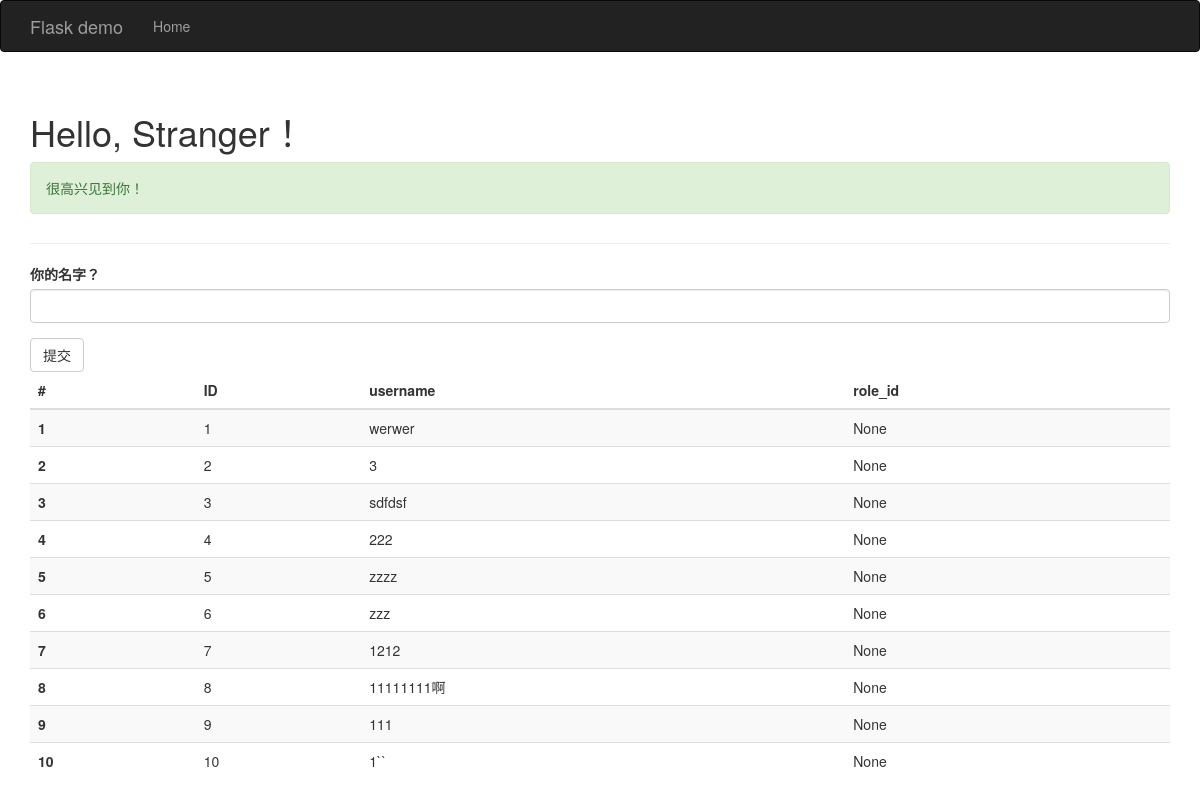
The page / on the database its author committed.
### app.py (models this page shows)
class User(db.Model):
    __tablename__ = 'users'
    id = db.Column(db.Integer, primary_key=True)
    username = db.Column(db.String(64), unique=True, index=True)
    role_id = db.Column(db.Integer, db.ForeignKey('roles.id'))
    def __repr__(self):
        return '<User %r>' % self.username

### app.py (the view, shortened to what this page needs)
@app.route('/', methods=['GET', 'POST'])
def index():
    form = NameForm()
    users = User.query.all()
    print(users)
    return render_template('index.html', form=form, name=session.get('name'), known=session.get('known'), users=users)

### app.py
class NameForm(FlaskForm):
    name = StringField('你的名字？', validators=[DataRequired()])
    submit = SubmitField('提交')

### templates/index.html (shortened to what this page needs)
{% extends 'base.html' %}
{% import 'bootstrap/wtf.html' as wtf %}
{% from 'bootstrap/pagination.html' import render_pagination %}
{% block page_content %}
    <div class="page-header">
        <h1>Hello, {% if name %}{{name}}{% else %}Stranger{% endif %}！</h1>
        {% if not known %}
            <p  class="alert alert-success">很高兴见到你！</p>
        {% else %}
            <p  class="alert alert-info">很高兴再次见到你！</p>
        {% endif %}
    </div>
    {{ wtf.quick_form(form) }}
    <table class="table table-striped">
        <thead>
            <tr>
                <th scope>#</th>
                <th>ID</th>
                <th>username</th>
                <th>role_id</th>
            </tr>
        </thead>
        <tbody>
            {% for user in users %}
                <tr>
                    <th scope="row">{{ loop.index }}</th>
                    <td>{{ user.id }}</td>
                    <td>{{ user.username }}</td>
                    <td>{{ user.role_id }}</td>
            {% endfor %}
        </tbody>
    </table>
{% endblock %}

### templates/base.html (shortened to what this page needs)
{% extends 'bootstrap/base.html' %}
{% block head %}
    {{ super() }}
{% endblock %}
{% block navbar %}
    <div class="navbar navbar-inverse" role="navigation">
        <div class="container">
            <div class="navbar-header">
                <a href="/" class="navbar-brand">Flask demo</a>
            </div>
            <div class="navbar-collapse collapse">
                <ul class="nav navbar-nav">
                    <li><a href="/">Home</a></li>
                </ul>
            </div>
        </div>
    </div>
{% endblock %}
{% block content %}
    <div class="container">
        {% block page_content %}{% endblock %}
    </div>
{% endblock %}

### rows shown on the page
User: id "1", username "werwer", role_id "None"
User: id "2", username "3", role_id "None"
User: id "3", username "sdfdsf", role_id "None"
User: id "4", username "222", role_id "None"
User: id "5", username "zzzz", role_id "None"
User: id "6", username "zzz", role_id "None"
User: id "7", username "1212", role_id "None"
User: id "8", username "11111111啊", role_id "None"
User: id "9", username "111", role_id "None"
User: id "10", username "1``", role_id "None"
